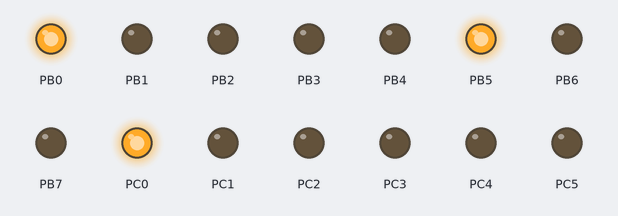
A program run on a simulated ATmega32, built with avr-gcc and emulated at 16 MHz. On the bench: output pins drawn as LEDs (lit = HIGH). At 0.4 s the program stops and its outputs stay as they are.

Above: at 0.4 s.
Timing chart, 0 to 1.9 s (numbered marks = the images above):
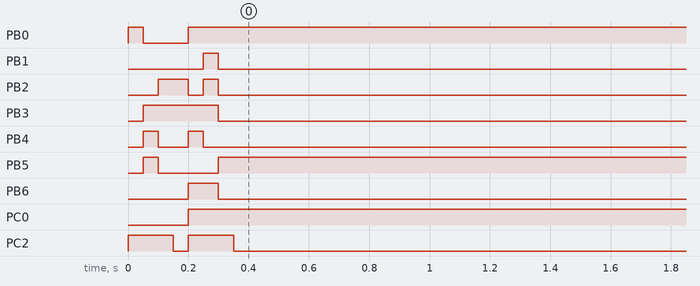

The program:

main.c
```c
#define F_CPU 16000000

#include <avr/io.h>
#include <util/delay.h>

void command(unsigned char cmd);
void data(unsigned char dt);

int main(void)
{
	DDRB =0xFF;
	DDRC =0xFF;

	command(0x01); //clear screen
	command(0x38); // 8bit mode,5*7 pixels
	command(0x0C); // display ON cursor OFF
	_delay_ms(50);
	data(0x59); //ASCII value='Y'
	data(0x4F); //ASCII value='O'
	data(0x21); //ASCII value='!'

}

void command(unsigned char cmd)
{
	PORTC |=(0 << PINB0); // RS set to 0
	PORTC |=(0 << PINB1); // RW set to 0
	PORTC |=(1 << PINB2); // E set to 1
	PORTB =cmd;
	_delay_ms(50);
	PORTC &=~(1 << PINB2); // E set to 0
}
void data(unsigned char at)
{
	PORTC |=(1 << PINB0); // RS set to 1
	PORTC |=(0 << PINB1); // RW set to 0
	PORTC |=(1 << PINB2); // E set to 1
	PORTB =at;
	_delay_ms(50);
	PORTC &=~(1 << PINB2); // E set to 0
}
```

Measured:
- by itself, PB0: LOW → HIGH at 0.00 s, → LOW 0.05 s later, → HIGH 0.15 s later
- by itself, PB1: LOW → HIGH at 0.25 s, → LOW 0.05 s later
- by itself, PB2: alternates HIGH for 0.08 s and LOW for 0.05 s, 4 changes in all, then stays LOW
- by itself, PB3: LOW → HIGH at 0.05 s, → LOW 0.25 s later
- by itself, PB4: alternates HIGH for 0.05 s and LOW for 0.10 s, 4 changes in all, then stays LOW
- by itself, PB5: LOW → HIGH at 0.05 s, → LOW 0.05 s later, → HIGH 0.20 s later
- by itself, PB6: LOW → HIGH at 0.20 s, → LOW 0.10 s later
- by itself, PC0: LOW → HIGH at 0.20 s
